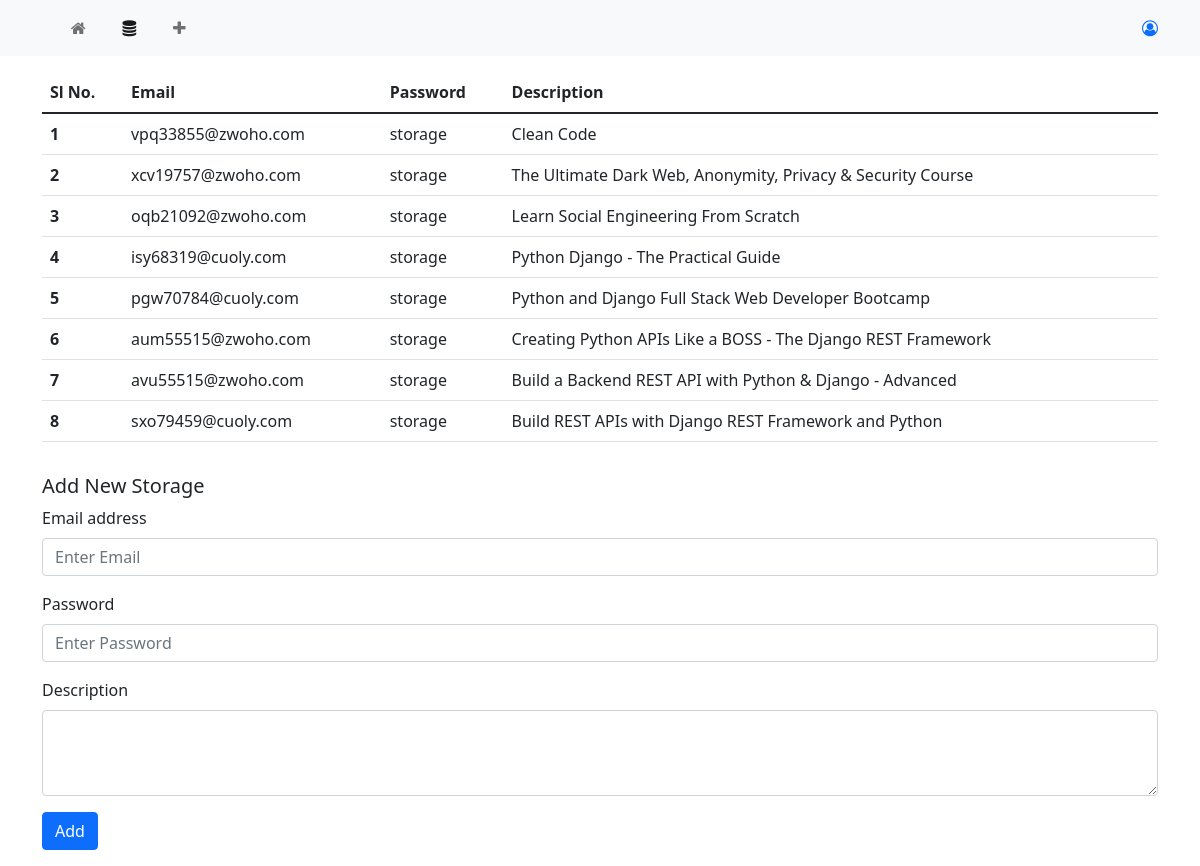
The page /course/storage on the database its author committed.
### myapp/models.py (models this page shows, shortened)
class Storage(models.Model):
    email = models.EmailField()
    password = models.CharField(max_length=10)
    description = models.TextField(null=True, blank=True)

### myapp/views.py (the view)
# urls.py: path('storage', views.storage_list, name='storage-list-page'),
def storage_list(request):
    context = {
        'storages': Storage.objects.all()
    }
    return render(request, 'myapp/storage_list.html', context=context)

### myapp/templates/myapp/storage_list.html (shortened to what this page needs)
{% extends 'myapp/base.html' %}
{% block storage_active %} active {% endblock storage_active %}
{% block page_content %}
    <table class="table">
        <thead>
            <tr>
                <th scope="col">Sl No.</th>
                <th scope="col">Email</th>
                <th scope="col">Password</th>
                <th scope="col">Description</th>
            </tr>
        </thead>
        <tbody>
            {% for storage in storages %}
                <tr>
                    <th>{{forloop.counter}}</th>
                    <td class="copy-able" data-content="{{storage.email}}">{{storage.email}}</td>
                    <td class="copy-able" data-content="{{storage.password}}">{{storage.password}}</td>
                    <td class="copy-able" data-content="{{storage.description}}">{{storage.description}}</td>
                </tr>
            {% empty %}
                <p class="lead">No storage available</p>
            {% endfor %}
        </tbody>
    </table>
    <div id="add-storage" class="pt-3">
        <h1 class="lead">Add New Storage</h1>
        <form action="{% url 'storage-add-page' %}" method="POST">
            <div class="mb-3">
                <label for="email" class="form-label">Email address</label>
                <input type="email" class="form-control" id="email" name="email" placeholder="Enter Email" required>
            </div>
            <div class="mb-3">
                <label for="password" class="form-label">Password</label>
                <input type="text" class="form-control" id="password" name="password" placeholder="Enter Password" required>
            </div>
            <div class="mb-3">
                <label for="description" class="form-label">Description</label>
                <textarea class="form-control" id="description" name="description" rows="3" required></textarea>
            </div>
            <button type="submit" class="btn btn-primary">Add</button>
        </form>
    </div>
{% endblock page_content %}

### myapp/templates/myapp/base.html (style rules this page uses)
.copy-able { cursor: pointer; }

### rows shown on the page
Storage: email "vpq33855@zwoho.com", password "storage", description "Clean Code"
Storage: email "xcv19757@zwoho.com", password "storage", description "The Ultimate Dark Web, Anonymity, Privacy & Security Course"
Storage: email "oqb21092@zwoho.com", password "storage", description "Learn Social Engineering From Scratch"
Storage: email "isy68319@cuoly.com", password "storage", description "Python Django - The Practical Guide"
Storage: email "pgw70784@cuoly.com", password "storage", description "Python and Django Full Stack Web Developer Bootcamp"
Storage: email "aum55515@zwoho.com", password "storage", description "Creating Python APIs Like a BOSS - The Django REST Framework"
Storage: email "avu55515@zwoho.com", password "storage", description "Build a Backend REST API with Python & Django - Advanced"
Storage: email "sxo79459@cuoly.com", password "storage", description "Build REST APIs with Django REST Framework and Python"
